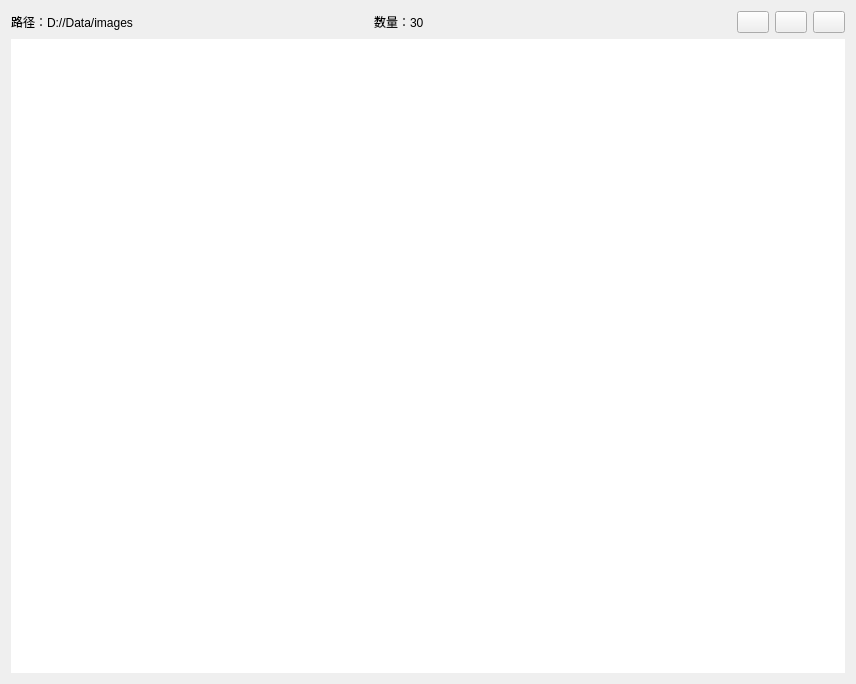
<?xml version="1.0" encoding="UTF-8"?>
<ui version="4.0">
 <class>Form</class>
 <widget class="QWidget" name="Form">
  <property name="geometry">
   <rect>
    <x>0</x>
    <y>0</y>
    <width>856</width>
    <height>684</height>
   </rect>
  </property>
  <property name="windowTitle">
   <string>Form</string>
  </property>
  <layout class="QVBoxLayout" name="verticalLayout">
   <item>
    <layout class="QHBoxLayout" name="horizontalLayout">
     <item>
      <widget class="QLabel" name="label">
       <property name="text">
        <string>路径：D://Data/images</string>
       </property>
      </widget>
     </item>
     <item>
      <widget class="QLabel" name="label_2">
       <property name="text">
        <string>数量：30</string>
       </property>
      </widget>
     </item>
     <item>
      <widget class="QPushButton" name="pushButton_3">
       <property name="maximumSize">
        <size>
         <width>32</width>
         <height>24</height>
        </size>
       </property>
       <property name="text">
        <string/>
       </property>
       <property name="icon">
        <iconset>
         <normaloff>images/add/add.png</normaloff>images/add/add.png</iconset>
       </property>
      </widget>
     </item>
     <item>
      <widget class="QPushButton" name="pushButton_2">
       <property name="maximumSize">
        <size>
         <width>32</width>
         <height>24</height>
        </size>
       </property>
       <property name="text">
        <string/>
       </property>
       <property name="icon">
        <iconset>
         <normaloff>images/add/add.png</normaloff>images/add/add.png</iconset>
       </property>
      </widget>
     </item>
     <item>
      <widget class="QPushButton" name="pushButton">
       <property name="maximumSize">
        <size>
         <width>32</width>
         <height>24</height>
        </size>
       </property>
       <property name="text">
        <string/>
       </property>
       <property name="icon">
        <iconset>
         <normaloff>images/delete.png</normaloff>images/delete.png</iconset>
       </property>
      </widget>
     </item>
    </layout>
   </item>
   <item>
    <widget class="QListWidget" name="listWidget">
     <property name="frameShape">
      <enum>QFrame::NoFrame</enum>
     </property>
     <property name="flow">
      <enum>QListView::LeftToRight</enum>
     </property>
     <property name="isWrapping" stdset="0">
      <bool>true</bool>
     </property>
     <property name="resizeMode">
      <enum>QListView::Adjust</enum>
     </property>
    </widget>
   </item>
  </layout>
 </widget>
 <resources/>
 <connections/>
</ui>
